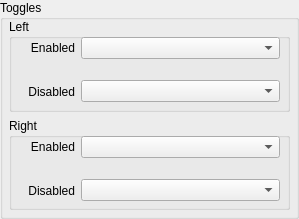
             <widget class="QGroupBox" name="groupBox_11">
              <property name="title">
               <string>Toggles</string>
              </property>
              <widget class="QWidget" name="verticalLayoutWidget_9">
               <property name="geometry">
                <rect>
                 <x>9</x>
                 <y>19</y>
                 <width>281</width>
                 <height>191</height>
                </rect>
               </property>
               <layout class="QVBoxLayout" name="verticalLayout_10">
                <item>
                 <widget class="QGroupBox" name="groupBox_12">
                  <property name="title">
                   <string>Left</string>
                  </property>
                  <widget class="QWidget" name="verticalLayoutWidget_10">
                   <property name="geometry">
                    <rect>
                     <x>0</x>
                     <y>10</y>
                     <width>271</width>
                     <height>81</height>
                    </rect>
                   </property>
                   <layout class="QVBoxLayout" name="verticalLayout_11">
                    <item>
                     <widget class="QWidget" name="widget_65" native="true">
                      <layout class="QHBoxLayout" name="horizontalLayout_83" stretch="1,3">
                       <property name="leftMargin">
                        <number>0</number>
                       </property>
                       <property name="topMargin">
                        <number>0</number>
                       </property>
                       <property name="rightMargin">
                        <number>0</number>
                       </property>
                       <property name="bottomMargin">
                        <number>0</number>
                       </property>
                       <item>
                        <widget class="QLabel" name="label_85">
                         <property name="layoutDirection">
                          <enum>Qt::LeftToRight</enum>
                         </property>
                         <property name="text">
                          <string>Enabled</string>
                         </property>
                         <property name="alignment">
                          <set>Qt::AlignRight|Qt::AlignTrailing|Qt::AlignVCenter</set>
                         </property>
                        </widget>
                       </item>
                       <item>
                        <widget class="QComboBox" name="togglecombo_1">
                         <property name="sizePolicy">
                          <sizepolicy hsizetype="MinimumExpanding" vsizetype="Fixed">
                           <horstretch>0</horstretch>
                           <verstretch>0</verstretch>
                          </sizepolicy>
                         </property>
                         <property name="placeholderText">
                          <string>Select Input</string>
                         </property>
                        </widget>
                       </item>
                      </layout>
                     </widget>
                    </item>
                    <item>
                     <widget class="QWidget" name="widget_22" native="true">
                      <layout class="QHBoxLayout" name="horizontalLayout_30" stretch="1,3">
                       <property name="leftMargin">
                        <number>0</number>
                       </property>
                       <property name="topMargin">
                        <number>0</number>
                       </property>
                       <property name="rightMargin">
                        <number>0</number>
                       </property>
                       <property name="bottomMargin">
                        <number>0</number>
                       </property>
                       <item>
                        <widget class="QLabel" name="label_32">
                         <property name="text">
                          <string>Disabled</string>
                         </property>
                         <property name="alignment">
                          <set>Qt::AlignRight|Qt::AlignTrailing|Qt::AlignVCenter</set>
                         </property>
                        </widget>
                       </item>
                       <item>
                        <widget class="QComboBox" name="togglecombo_2">
                         <property name="sizePolicy">
                          <sizepolicy hsizetype="MinimumExpanding" vsizetype="Fixed">
                           <horstretch>0</horstretch>
                           <verstretch>0</verstretch>
                          </sizepolicy>
                         </property>
                         <property name="placeholderText">
                          <string>Select Input</string>
                         </property>
                        </widget>
                       </item>
                      </layout>
                     </widget>
                    </item>
                   </layout>
                  </widget>
                 </widget>
                </item>
                <item>
                 <widget class="QGroupBox" name="groupBox_13">
                  <property name="title">
                   <string>Right</string>
                  </property>
                  <widget class="QWidget" name="verticalLayoutWidget_11">
                   <property name="geometry">
                    <rect>
                     <x>0</x>
                     <y>10</y>
                     <width>271</width>
                     <height>81</height>
                    </rect>
                   </property>
                   <layout class="QVBoxLayout" name="verticalLayout_12">
                    <item>
                     <widget class="QWidget" name="widget_66" native="true">
                      <layout class="QHBoxLayout" name="horizontalLayout_84" stretch="1,3">
                       <property name="leftMargin">
                        <number>0</number>
                       </property>
                       <property name="topMargin">
                        <number>0</number>
                       </property>
                       <property name="rightMargin">
                        <number>0</number>
                       </property>
                       <property name="bottomMargin">
                        <number>0</number>
                       </property>
                       <item>
                        <widget class="QLabel" name="label_86">
                         <property name="layoutDirection">
                          <enum>Qt::LeftToRight</enum>
                         </property>
                         <property name="text">
                          <string>Enabled</string>
                         </property>
                         <property name="alignment">
                          <set>Qt::AlignRight|Qt::AlignTrailing|Qt::AlignVCenter</set>
                         </property>
                        </widget>
                       </item>
                       <item>
                        <widget class="QComboBox" name="togglecombo_3">
                         <property name="sizePolicy">
                          <sizepolicy hsizetype="MinimumExpanding" vsizetype="Fixed">
                           <horstretch>0</horstretch>
                           <verstretch>0</verstretch>
                          </sizepolicy>
                         </property>
                         <property name="placeholderText">
                          <string>Select Input</string>
                         </property>
                        </widget>
                       </item>
                      </layout>
                     </widget>
                    </item>
                    <item>
                     <widget class="QWidget" name="widget_23" native="true">
                      <layout class="QHBoxLayout" name="horizontalLayout_31" stretch="1,3">
                       <property name="leftMargin">
                        <number>0</number>
                       </property>
                       <property name="topMargin">
                        <number>0</number>
                       </property>
                       <property name="rightMargin">
                        <number>0</number>
                       </property>
                       <property name="bottomMargin">
                        <number>0</number>
                       </property>
                       <item>
                        <widget class="QLabel" name="label_33">
                         <property name="text">
                          <string>Disabled</string>
                         </property>
                         <property name="alignment">
                          <set>Qt::AlignRight|Qt::AlignTrailing|Qt::AlignVCenter</set>
                         </property>
                        </widget>
                       </item>
                       <item>
                        <widget class="QComboBox" name="togglecombo_4">
                         <property name="sizePolicy">
                          <sizepolicy hsizetype="MinimumExpanding" vsizetype="Fixed">
                           <horstretch>0</horstretch>
                           <verstretch>0</verstretch>
                          </sizepolicy>
                         </property>
                         <property name="placeholderText">
                          <string>Select Input</string>
                         </property>
                        </widget>
                       </item>
                      </layout>
                     </widget>
                    </item>
                   </layout>
                  </widget>
                 </widget>
                </item>
               </layout>
              </widget>
             </widget>
